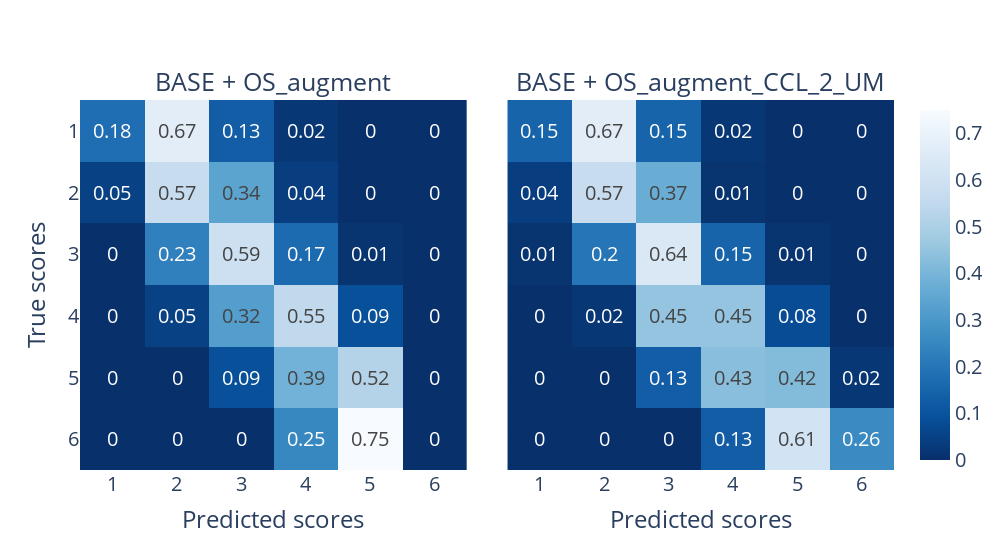

This figure's notebook cell:
### Code cell
asa_exp_names = [ "BASE + OS_augment","BASE + OS_augment_CCL_2_UM"]
plot_cms(asa_result["cm"], asa_result["df"], asa_exp_names, rows=1, cols=2)

### Figure 1 — Plotly figure (JSON) as saved in the notebook; plotly's stock layout.template omitted (floating-point values rounded to 4 significant figures)
{"data": [{"coloraxis": "coloraxis", "hovertemplate": "x: %{x}<br>y: %{y}<br>color: %{z}<extra></extra>", "name": "0", "texttemplate": "%{z}", "type": "heatmap", "xaxis": "x", "yaxis": "y", "z": [[0.18, 0.67, 0.13, 0.02, 0, 0], [0.05, 0.57, 0.34, 0.04, 0, 0], [0, 0.23, 0.59, 0.17, 0.01, 0], [0, 0.05, 0.32, 0.55, 0.09, 0], [0, 0, 0.09, 0.39, 0.52, 0], [0, 0, 0, 0.25, 0.75, 0]]}, {"coloraxis": "coloraxis", "hovertemplate": "x: %{x}<br>y: %{y}<br>color: %{z}<extra></extra>", "name": "0", "texttemplate": "%{z}", "type": "heatmap", "xaxis": "x2", "yaxis": "y2", "z": [[0.15, 0.67, 0.15, 0.02, 0, 0], [0.04, 0.57, 0.37, 0.01, 0, 0], [0.01, 0.2, 0.64, 0.15, 0.01, 0], [0, 0.02, 0.45, 0.45, 0.08, 0], [0, 0, 0.13, 0.43, 0.42, 0.02], [0, 0, 0, 0.13, 0.61, 0.26]]}], "layout": {"annotations": [{"font": {"size": 25}, "showarrow": false, "text": "BASE + OS_augment", "x": 0.2375, "xanchor": "center", "xref": "paper", "y": 1, "yanchor": "bottom", "yref": "paper"}, {"font": {"size": 25}, "showarrow": false, "text": "BASE + OS_augment_CCL_2_UM", "x": 0.7625, "xanchor": "center", "xref": "paper", "y": 1, "yanchor": "bottom", "yref": "paper"}], "coloraxis": {"colorscale": [[0, "rgb(8,48,107)"], [0.125, "rgb(8,81,156)"], [0.25, "rgb(33,113,181)"], [0.375, "rgb(66,146,198)"], [0.5, "rgb(107,174,214)"], [0.625, "rgb(158,202,225)"], [0.75, "rgb(198,219,239)"], [0.875, "rgb(222,235,247)"], [1, "rgb(247,251,255)"]]}, "font": {"size": 20}, "height": 550, "width": 1000, "xaxis": {"anchor": "y", "domain": [0, 0.475], "ticktext": [1, 2, 3, 4, 5, 6], "tickvals": [0, 1, 2, 3, 4, 5], "title": {"text": "Predicted scores"}}, "xaxis2": {"anchor": "y2", "domain": [0.525, 1], "ticktext": [1, 2, 3, 4, 5, 6], "tickvals": [0, 1, 2, 3, 4, 5], "title": {"text": "Predicted scores"}}, "yaxis": {"anchor": "x", "autorange": "reversed", "domain": [0, 1], "ticktext": [1, 2, 3, 4, 5, 6], "tickvals": [0, 1, 2, 3, 4, 5], "title": {"text": "True scores"}}, "yaxis2": {"anchor": "x2", "autorange": "reversed", "domain": [0, 1], "matches": "y", "showticklabels": false, "ticktext": [1, 2, 3, 4, 5, 6], "tickvals": [0, 1, 2, 3, 4, 5]}}}
